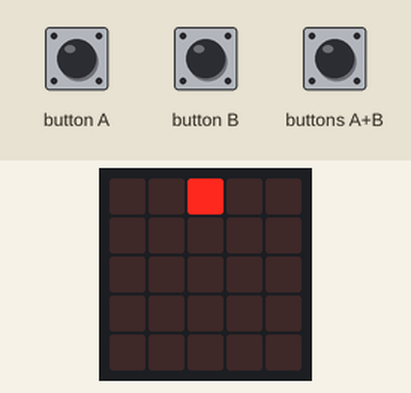
This program was run on a simulated BBC micro:bit (MakeCode). On the bench: the board's 5×5 LED display. The test bench sets the inputs (shaded band).

Above: at 1.2 s.
1.3 s: buttons A+B pressed for 0.15 s
At 2.0 s:
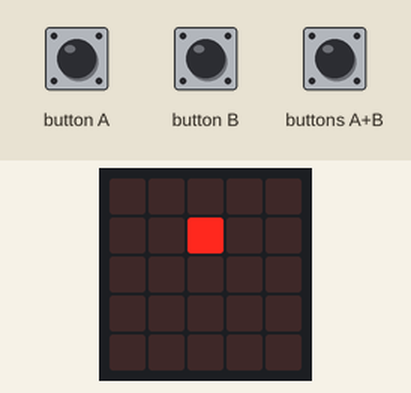
4.4 s: button A pressed for 0.15 s
At 4.75 s:
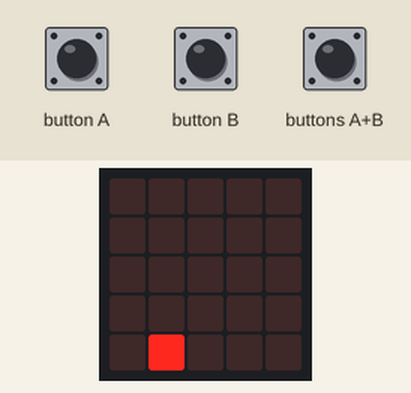
7.0 s: button B pressed 5 times (0.12 s each, 0.3 s apart)
At 8.18 s:
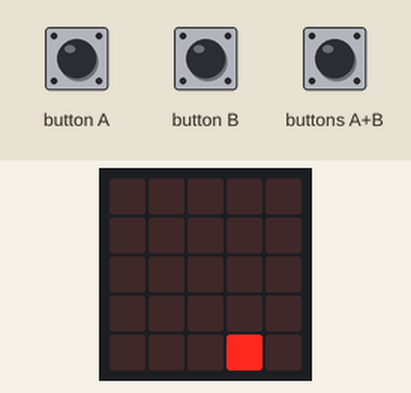
Timing chart, 0 to 10.0 s (numbered marks = the images above; inputs shaded):
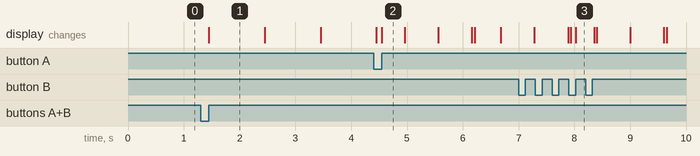

The program:

main.ts
```typescript
input.onButtonPressed(Button.A, function () {
    Bonba.move(-1)
})
input.onButtonPressed(Button.AB, function () {
    for (let index = 0; index < 4; index++) {
        Bonba.change(LedSpriteProperty.Y, 1)
        basic.pause(1000)
    }
})
input.onButtonPressed(Button.B, function () {
    Bonba.move(1)
})
let Bonba: game.LedSprite = null
Bonba = game.createSprite(2, 0)
basic.forever(function () {
    if (Bonba.get(LedSpriteProperty.Y) == 4) {
        basic.pause(500)
        basic.showIcon(IconNames.Chessboard)
        basic.showIcon(IconNames.SmallDiamond)
        Bonba.set(LedSpriteProperty.X, 2)
        Bonba.set(LedSpriteProperty.X, 0)
    }
})
```

test.ts
```typescript
// aquí va el archivo "tests"; esto no se compilará cuando este paquete se utilice como una extensión.
```

Measured:
- after the input at 1.3 s, the display: changes after 0.15 s (image 1)
- after the input at 4.4 s, the display: first differs from a run without the input after 0.15 s (image 2)
- after the input at 7.0 s, the display: first differs from a run without the input after 0.89 s (image 3 shows a later state)
- what the display in image 1 shows lasts 1.0 s, from 1.5 s to 2.5 s
- what the display in image 2 shows lasts 0.4 s, from 4.6 s to 5.0 s
